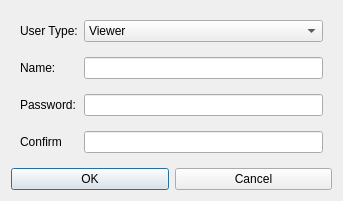
<?xml version="1.0" encoding="UTF-8"?>
<ui version="4.0">
 <class>NewUser</class>
 <widget class="QDialog" name="NewUser">
  <property name="geometry">
   <rect>
    <x>0</x>
    <y>0</y>
    <width>343</width>
    <height>198</height>
   </rect>
  </property>
  <property name="windowTitle">
   <string>New User</string>
  </property>
  <layout class="QVBoxLayout" name="verticalLayout">
   <item>
    <layout class="QFormLayout" name="formLayout">
     <property name="verticalSpacing">
      <number>15</number>
     </property>
     <property name="leftMargin">
      <number>9</number>
     </property>
     <property name="topMargin">
      <number>9</number>
     </property>
     <property name="rightMargin">
      <number>9</number>
     </property>
     <property name="bottomMargin">
      <number>9</number>
     </property>
     <item row="0" column="0">
      <widget class="QLabel" name="label">
       <property name="text">
        <string>User Type:</string>
       </property>
      </widget>
     </item>
     <item row="0" column="1">
      <widget class="QComboBox" name="type">
       <item>
        <property name="text">
         <string>Viewer</string>
        </property>
       </item>
       <item>
        <property name="text">
         <string>Normal</string>
        </property>
       </item>
       <item>
        <property name="text">
         <string>Admin</string>
        </property>
       </item>
      </widget>
     </item>
     <item row="1" column="0">
      <widget class="QLabel" name="label_2">
       <property name="text">
        <string>Name:</string>
       </property>
      </widget>
     </item>
     <item row="1" column="1">
      <widget class="QLineEdit" name="name"/>
     </item>
     <item row="2" column="0">
      <widget class="QLabel" name="label_3">
       <property name="text">
        <string>Password:</string>
       </property>
      </widget>
     </item>
     <item row="2" column="1">
      <widget class="QLineEdit" name="password">
       <property name="echoMode">
        <enum>QLineEdit::Password</enum>
       </property>
      </widget>
     </item>
     <item row="3" column="0">
      <widget class="QLabel" name="label_4">
       <property name="text">
        <string>Confirm</string>
       </property>
      </widget>
     </item>
     <item row="3" column="1">
      <widget class="QLineEdit" name="passwordconfirm">
       <property name="echoMode">
        <enum>QLineEdit::Password</enum>
       </property>
      </widget>
     </item>
    </layout>
   </item>
   <item>
    <layout class="QHBoxLayout" name="horizontalLayout">
     <item>
      <widget class="QPushButton" name="pushButtonok">
       <property name="text">
        <string>OK</string>
       </property>
      </widget>
     </item>
     <item>
      <widget class="QPushButton" name="pushButtoncancel">
       <property name="text">
        <string>Cancel</string>
       </property>
      </widget>
     </item>
    </layout>
   </item>
  </layout>
 </widget>
 <resources/>
 <connections/>
</ui>
